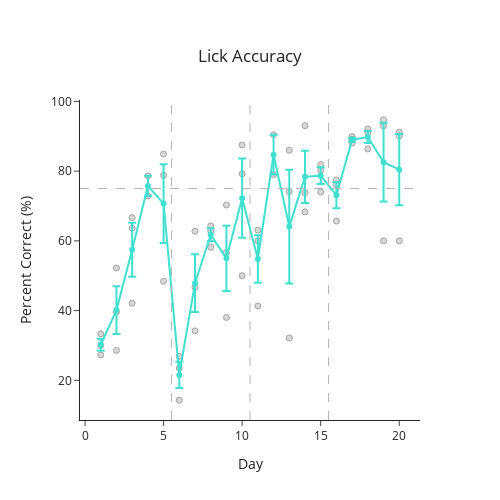

Notebook code for this chart:
### Code cell
## Percent correct data frame for graphing
accuracy = pd.DataFrame()
for experiment in experiment_pc:
    for mouse in experiment_pc[experiment]:
        if mouse == 'mc_EEG2_01':
            next
        else:
            df = pd.DataFrame(experiment_pc[experiment][mouse], index=[0]).T.rename(columns={0: 'percent_correct'})
            df.insert(0, 'mouse', mouse)
            df.insert(1, 'day', [x for x in np.arange(1, 21)])
            accuracy = pd.concat([accuracy, df], axis=0, ignore_index=True)

fig = pf.plot_behavior_across_days(accuracy, x_var='day', y_var='percent_correct', groupby_var=['day'], title='Lick Accuracy',
                                   x_title='Day', y_title='Percent Correct (%)', template='simple_white')
fig.show()

### Figure 1 — Plotly figure (JSON) as saved in the notebook; plotly's stock layout.template omitted (floating-point values rounded to 4 significant figures)
{"data": [{"marker": {"color": "rgb(179,179,179)", "line": {"width": 1}}, "mode": "markers", "name": "mc_EEG1_01", "opacity": 0.5, "type": "scatter", "x": [1, 2, 3, 4, 5, 6, 7, 8, 9, 10, 11, 12, 13, 14, 15, 16, 17, 18, 19, 20], "y": [27.27, 28.57, 42.11, null, 48.42, 23.53, 34.19, 58.16, 38.03, 79.21, 63.08, null, 32.14, 68.32, 74.03, 76.19, 88.1, 86.36, 60, 60]}, {"marker": {"color": "rgb(179,179,179)", "line": {"width": 1}}, "mode": "markers", "name": "mc_EEG1_02", "opacity": 0.5, "type": "scatter", "x": [1, 2, 3, 4, 5, 6, 7, 8, 9, 10, 11, 12, 13, 14, 15, 16, 17, 18, 19, 20], "y": [33.33, 39.66, 66.67, 78.65, 84.88, 14.29, 46.67, 62.79, 70.27, 87.5, 60, 79, 85.98, 93.02, 80.2, 77.48, 89.91, 92.11, 94.74, 91.18]}, {"marker": {"color": "rgb(179,179,179)", "line": {"width": 1}}, "mode": "markers", "name": "mc_EEG2_02", "opacity": 0.5, "type": "scatter", "x": [1, 2, 3, 4, 5, 6, 7, 8, 9, 10, 11, 12, 13, 14, 15, 16, 17, 18, 19, 20], "y": [30, 52.21, 63.64, 72.86, 78.79, 26.87, 62.77, 64.29, 56.67, 50, 41.33, 90.43, 74.14, 73.81, 81.88, 65.67, 89.06, 90.91, 92.97, 90.09]}, {"error_y": {"array": [1.752, 6.827, 7.732, 2.897, 11.28, 3.763, 8.272, 1.843, 9.345, 11.37, 6.793, 5.717, 16.33, 7.49, 2.387, 3.739, 0.5238, 1.749, 11.3, 10.22], "type": "data"}, "line": {"color": "turquoise"}, "mode": "lines+markers", "type": "scatter", "x": [1, 2, 3, 4, 5, 6, 7, 8, 9, 10, 11, 12, 13, 14, 15, 16, 17, 18, 19, 20], "y": [30.2, 40.14, 57.47, 75.75, 70.7, 21.56, 47.87, 61.75, 54.99, 72.24, 54.8, 84.72, 64.09, 78.38, 78.7, 73.11, 89.02, 89.79, 82.57, 80.42]}], "layout": {"height": 500, "shapes": [{"line": {"color": "rgb(179,179,179)", "dash": "dash", "width": 1}, "opacity": 1, "type": "line", "x0": 0, "x1": 1, "xref": "x domain", "y0": 75, "y1": 75, "yref": "y"}, {"line": {"color": "rgb(179,179,179)", "dash": "dash", "width": 1}, "opacity": 1, "type": "line", "x0": 5.5, "x1": 5.5, "xref": "x", "y0": 0, "y1": 1, "yref": "y domain"}, {"line": {"color": "rgb(179,179,179)", "dash": "dash", "width": 1}, "opacity": 1, "type": "line", "x0": 10.5, "x1": 10.5, "xref": "x", "y0": 0, "y1": 1, "yref": "y domain"}, {"line": {"color": "rgb(179,179,179)", "dash": "dash", "width": 1}, "opacity": 1, "type": "line", "x0": 15.5, "x1": 15.5, "xref": "x", "y0": 0, "y1": 1, "yref": "y domain"}], "showlegend": false, "title": {"text": "Lick Accuracy", "x": 0.5, "xanchor": "center", "y": 0.9, "yanchor": "top"}, "width": 500, "xaxis": {"title": {"text": "Day"}}, "yaxis": {"title": {"text": "Percent Correct (%)"}}}}
